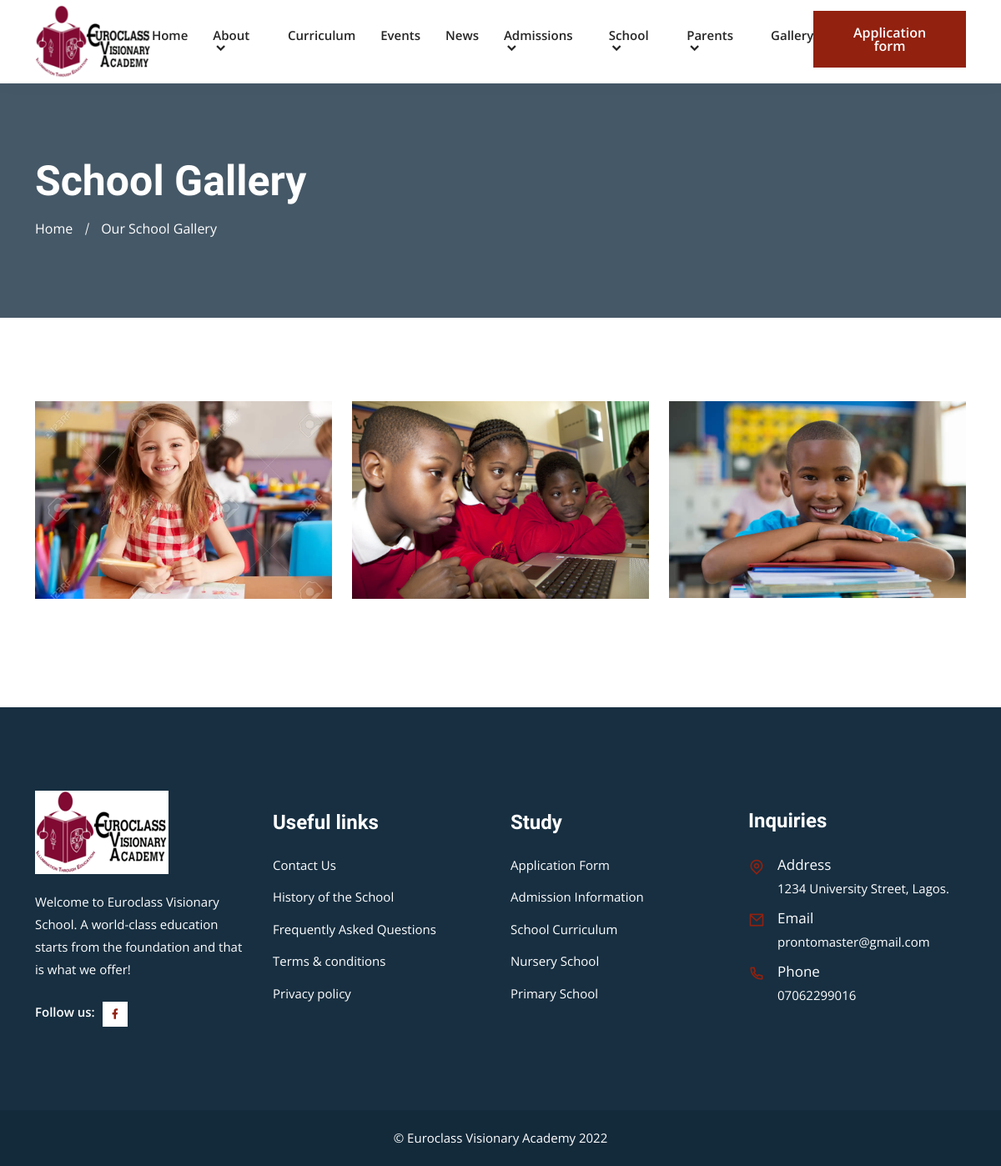
The app's page /gallery/, older data.
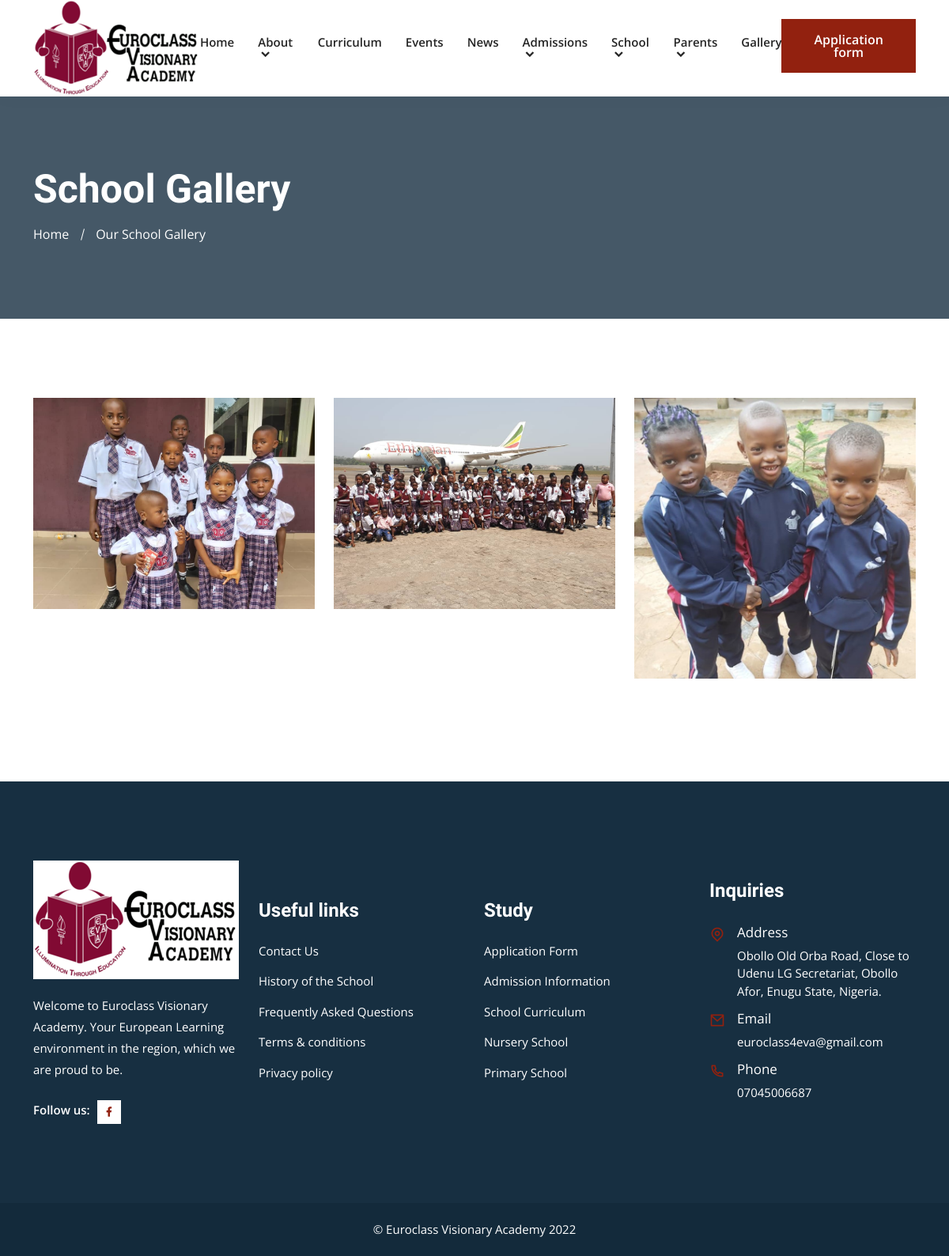
The same page, newer data.
### core/models.py (models this page shows, shortened)
class SchoolContactInfo(models.Model):
    short_information = models.CharField(max_length=150)
    address = models.CharField(max_length=200)
    email = models.EmailField()
    phone_number = models.CharField(max_length=15)
    logo = models.ImageField(upload_to='logo')
    facebook_url = models.URLField(blank=True)
    instagram_url = models.URLField(blank=True)
    twitter_url = models.URLField(blank=True)
    linkedin_url = models.URLField(blank=True)
    class Meta:
        verbose_name = 'School Contact Information'
        verbose_name_plural = 'School Contact Information'

class Picture(models.Model):
    caption = models.CharField(max_length=100)
    image = models.ImageField(upload_to='picture')
    created = models.DateTimeField(auto_now_add=True)
    updated = models.DateTimeField(auto_now=True)

### core/views.py (the view)
# urls.py: path('gallery/', views.gallery, name='gallery'),
def gallery(request):
    pictures = Picture.objects.all()
    return render(request, 'gallery.html', {'pictures': pictures})

### core/context_processors.py (called while the page is built)
def euroclass(request):
    return {
        'about': About.objects.first(),
        'latest_news': News.objects.all()[:3],
        'info': SchoolContactInfo.objects.first(),
    }

### templates/gallery.html (shortened to what this page needs)
{% extends "base.html" %}
{% block content %}
<div class="page-title-area bg-6">
    <div class="container">
        <div class="page-title-content">
            <h2>School Gallery</h2>
            <ul>
                <li><a href="{% url 'home' %}">Home</a></li>
                <li class="active">Our School Gallery</li>
            </ul>
        </div>
    </div>
</div>
<div class="gallery-area gallery-popup ptb-100">
    <div class="container">
        <div class="row justify-content-center">
            {% for picture in pictures %}
            <div class="col-lg-4 col-md-6">
                <div class="single-gallery">
                    <img src="{{ picture.image.url }}" height="650" width="650" alt="Image">
                </div>
            </div>
            {% empty %}
                <p class="text-center">No Pictures in Gallery</p>
            {% endfor %}
        </div>
    </div>
</div>
{% endblock %}

### templates/base.html (shortened to what this page needs)
<!doctype html>
<html lang="en">
{% load static %}
<head>
    <link rel="stylesheet" href="{% static 'css/bootstrap.min.css' %}">
    <link rel="stylesheet" href="{% static 'css/owl.theme.default.min.css' %}">
    <link rel="stylesheet" href="{% static 'css/owl.carousel.min.css' %}">
    <link href="https://cdn.jsdelivr.net/npm/remixicon@2.2.0/fonts/remixicon.css" rel="stylesheet">
    <link rel="stylesheet" href="{% static 'css/meanmenu.min.css' %}">
    <link rel="stylesheet" href="{% static 'css/animate.min.css' %}">
    <link rel="stylesheet" href="{% static 'css/odometer.min.css' %}">
    <link rel="stylesheet" href="{% static 'css/magnific-popup.min.css' %}">
    <link rel="stylesheet" href="{% static 'css/date-picker.min.css' %}">
    <link rel="stylesheet" href="{% static 'css/app.css' %}?v=1.1">
    <link rel="stylesheet" href="{% static 'css/style.css' %}">
    <link rel="stylesheet" href="{% static 'css/responsive.css' %}">
</head>
<body>
    {% include '_navbar.html' %}
    {% block content %}{% endblock %}
    <footer class="footer-area black-bg-color">
        <div class="container">
            <div class="row align-items-center justify-content-center">
                <div class="col-lg-3 col-sm-6">
                    <div class="single-footer-widget bg-f9f5f1">
                        <a href="index.html" class="logo">
                                <img src="{% if info.logo %}{{ info.logo.url }}{% else %}https://via.placeholder.com/157x48{% endif %}" alt="Image">
                            </a>
                        <p>{{ info.short_information }}</p>
                        <ul class="social-icon">
                            <li>
                                <span>Follow us:</span>
                            </li>
                            <li>
                                <a href="{{ info.facebook_url }}" target="_blank">
                                        <i class="ri-facebook-fill"></i>
                                    </a>
                            </li>
                        </ul>
                    </div>
                </div>
                <div class="col-lg-3 col-sm-6">
                    <div class="single-footer-widget">
                        <h3>Useful links</h3>
                        <ul class="import-link">
                            <li>
                                <a href="{% url 'contact' %}">Contact Us</a>
                            </li>
                            <li>
                                <a href="{% url 'history' %}">History of the School</a>
                            </li>
                            <li>
                                <a href="{% url 'faq' %}">Frequently Asked Questions</a>
                            </li>
                            <li>
                                <a href="/terms/">Terms & conditions</a>
                            </li>
                            <li>
                                <a href="/privacy/">Privacy policy</a>
                            </li>
                        </ul>
                    </div>
                </div>
                <div class="col-lg-3 col-sm-6">
                    <div class="single-footer-widget">
                        <h3>Study</h3>
                        <ul class="import-link">
                            <li>
                                <a href="{% url 'application' %}">Application Form</a>
                            </li>
                            <li>
                                <a href="{% url 'admission' %}">Admission Information</a>
                            </li>
                            <li>
                                <a href="{% url 'curriculum' %}">School Curriculum</a>
                            </li>
                            <li>
                                <a href="/nursery/">Nursery School</a>
                            </li>
                            <li>
                                <a href="/primary/">Primary School</a>
                            </li>
                        </ul>
                    </div>
                </div>
                <div class="col-lg-3 col-sm-6">
                    <div class="single-footer-widget">
                        <h3>Inquiries</h3>
                        <ul class="address">
                            <li class="location">
                                <i class="ri-map-pin-line"></i>
                                <span>Address</span> {{ info.address }}
                            </li>
                            <li>
                                <i class="ri-mail-line"></i>
                                <span>Email</span>
                                <a href="mailto:{{ info.email }}">{{ info.email }}</a>
                            </li>
                            <li>
                                <i class="ri-phone-line"></i>
                                <span>Phone</span>
                                <a href="tel:{{ info.phone_number }}">{{ info.phone_number }}</a>
                            </li>
                        </ul>
                    </div>
                </div>
            </div>
        </div>
    </footer>
    <div class="copy-right-area">
        <div class="container">
            <p>
                &copy; Euroclass Visionary Academy {% now "Y" %}
            </p>
        </div>
    </div>
</body>
</html>

### templates/_navbar.html (shortened to what this page needs)
<header class="header-area">
    <div class="navbar-area">
        <div class="desktop-nav">
            <div class="container">
                <nav class="navbar navbar-expand-md navbar-light">
                    <a class="navbar-brand" href="{% url 'home' %}">
                            <img src="{% if info.logo %}{{ info.logo.url }}{% else %}https://via.placeholder.com/157x48{% endif %}" alt="logo">
                        </a>
                    <div class="collapse navbar-collapse mean-menu" id="navbarSupportedContent">
                        <ul class="navbar-nav m-auto">
                            <li class="nav-item">
                                <a href="{% url 'home' %}" class="nav-link">Home</a>
                            </li>
                            <li class="nav-item">
                                <a href="#" class="nav-link">
                                    About <i class="ri-arrow-down-s-line"></i>
                                </a>
                            </li>
                            <li class="nav-item">
                                <a href="{% url 'curriculum' %}" class="nav-link">Curriculum</a>
                            </li>
                            <li class="nav-item">
                                <a href="{% url 'events' %}" class="nav-link">Events</a>
                            </li>
                            <li class="nav-item">
                                <a href="{% url 'news' %}" class="nav-link">News</a>
                            </li>
                            <li class="nav-item">
                                <a href="#" class="nav-link">
                                    Admissions <i class="ri-arrow-down-s-line"></i>
                                </a>
                            </li>
                            <li class="nav-item">
                                <a href="#" class="nav-link">
                                    School <i class="ri-arrow-down-s-line"></i>
                                </a>
                            </li>
                            <li class="nav-item">
                                <a href="#" class="nav-link">
                                    Parents <i class="ri-arrow-down-s-line"></i>
                                </a>
                            </li>
                            <li class="nav-item">
                                <a href="{% url 'gallery' %}" class="nav-link">Gallery</a>
                            </li>
                        </ul>
                        <div class="others-options">
                            <ul>
                                <li>
                                    <a href="{% url 'application' %}" class="default-btn">Application form</a>
                                </li>
                            </ul>
                        </div>
                    </div>
                </nav>
            </div>
        </div>
    </div>
</header>

Row changes from the older to the newer data that the page shows:
removed Picture: image (picture)
removed Picture: image (picture)
removed Picture: image (picture)
changed SchoolContactInfo: logo: a different picture; short_information "Welcome to Euroclass Visionary School. A world-class education starts from the foundation and that is what we offer!" → "Welcome to Euroclass Visionary Academy. Your European Learning environment in the region, which we are proud to be."; address "1234 University Street, Lagos." → "Obollo Old Orba Road, Close to Udenu LG Secretariat, Obollo Afor, Enugu State, Nigeria."; email "prontomaster@gmail.com" → "euroclass4eva@gmail.com"; phone_number "07062299016" → "07045006687"
added Picture: image (picture)
added Picture: image (picture)
added Picture: image (picture)
